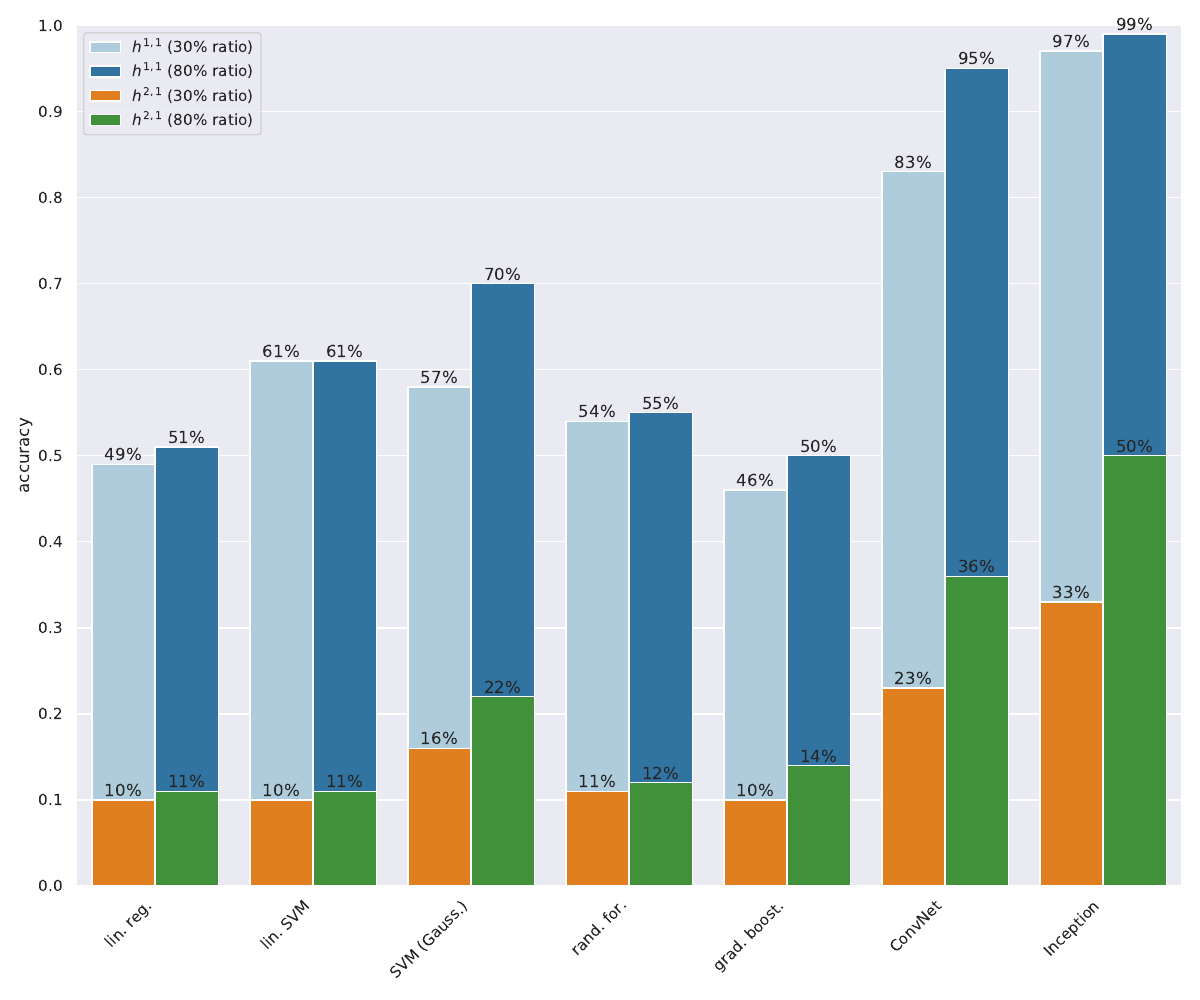

Python code for this plot:
import seaborn as sns
import matplotlib.pyplot as plt
import pandas as pd
import numpy as np

sns.set()

data = [('lin_reg', '80', 0.51, 0.11),
        ('lin_reg', '30', 0.49, 0.10),
        ('lin_svr', '80', 0.61, 0.11),
        ('lin_svr', '30', 0.61, 0.10),
        ('svr_rbf', '80', 0.70, 0.22),
        ('svr_rbf', '30', 0.58, 0.16),
        ('rnd_for', '80', 0.55, 0.12),
        ('rnd_for', '30', 0.54, 0.11),
        ('grd_bst', '80', 0.50, 0.14),
        ('grd_bst', '30', 0.46, 0.10),
        ('convnet', '80', 0.95, 0.36),
        ('convnet', '30', 0.83, 0.23),
        ('inception', '80', 0.99, 0.50),
        ('inception', '30', 0.97, 0.33),
       ]
data = pd.DataFrame(data, columns=('id', 'percentage', 'h11_acc', 'h21_acc'))

labels =['lin. reg.',
         'lin. SVM',
         'SVM (Gauss.)',
         'rand. for.',
         'grad. boost.',
         'ConvNet',
         'Inception'
        ]

_, ax = plt.subplots(1, 1, figsize=(12,10))

acc_plt = sns.barplot(data=data,
                      x='id',
                      y='h11_acc',
                      hue='percentage',
                      palette=sns.color_palette('Paired', 2),
                      orient='v',
                      ax=ax
                     )
acc_plt = sns.barplot(data=data,
                      x='id',
                      y='h21_acc',
                      hue='percentage',
                      palette=sns.color_palette('Paired_r', 2),
                      orient='v',
                      ax=ax
                     )
ax.set(title='',
       xlabel='',
       ylabel='accuracy',
       ylim=[0.0, 1.0],
       yticks=np.arange(0.0, 1.0 + 0.1, 0.1)
      )
ax.set_xticklabels(labels,
                   rotation=45,
                   va='top',
                   ha='right'
                  )
handles, _ = ax.get_legend_handles_labels()
ax.legend(handles,
          ['$h^{1,1}$ (30% ratio)',
           '$h^{1,1}$ (80% ratio)',
           '$h^{2,1}$ (30% ratio)',
           '$h^{2,1}$ (80% ratio)'
          ],
          loc='best',
         )

for p in acc_plt.patches:
    acc_plt.annotate('{:d}%'.format(int(p.get_height() * 100)),
                     xy=(p.get_x() + p.get_width() / 2, p.get_height()),
                     ha='center',
                     va='bottom'
                    )
    
plt.tight_layout()
plt.savefig('./cicy_matrix_plots.pdf', dpi=150, format='pdf')
plt.savefig('./cicy_matrix_plots.png', dpi=150, format='png')